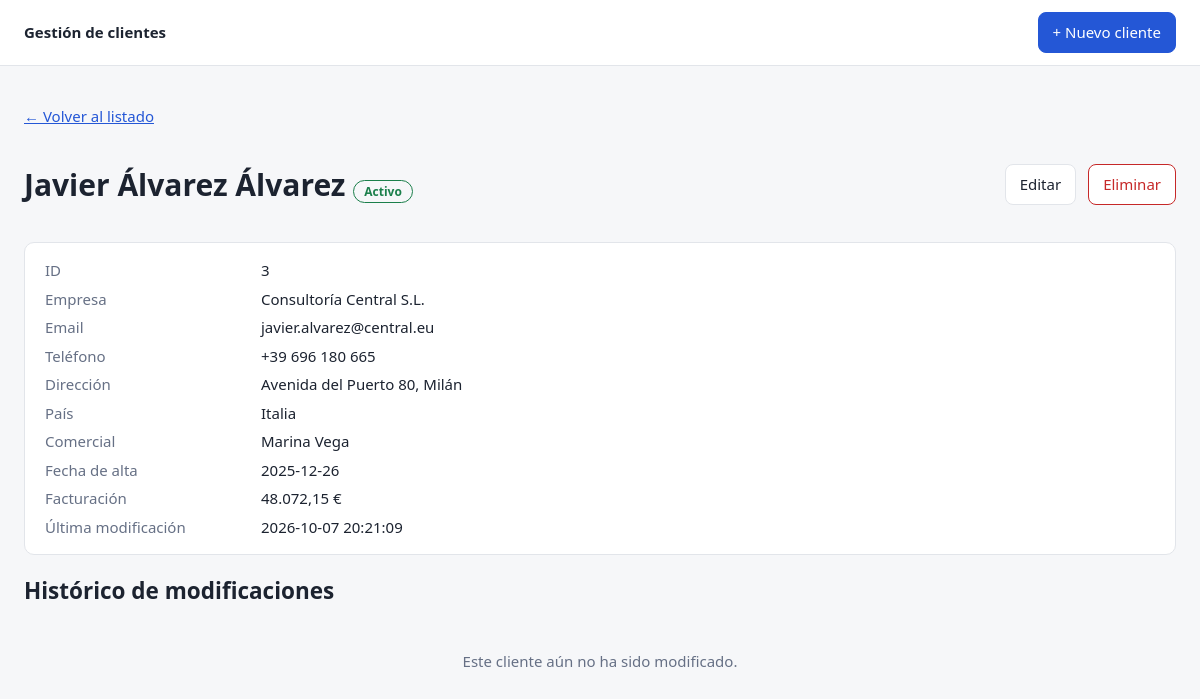
Screenshot of /clientes/3 with the database file from the repository.
### tables this page shows
CREATE TABLE clientes (
    id                  INTEGER PRIMARY KEY AUTOINCREMENT,
    nombre              TEXT NOT NULL,
    apellidos           TEXT NOT NULL,
    empresa             TEXT NOT NULL,
    email               TEXT NOT NULL,
    telefono            TEXT NOT NULL,
    estado              TEXT NOT NULL CHECK (estado IN ('Activo', 'Inactivo')),
    direccion           TEXT NOT NULL,
    pais                TEXT NOT NULL,
    comercial           TEXT NOT NULL,
    fecha_alta          TEXT NOT NULL,
    facturacion         REAL NOT NULL CHECK (facturacion >= 0),
    fecha_modificacion  TEXT NOT NULL
);

### app.py (the view)
    @app.route("/clientes/<int:cliente_id>")
    def detalle(cliente_id):
        cliente = db.obtener(cliente_id) or abort(404)
        return render_template("detalle.html", c=cliente, historial=db.historial(cliente_id))

### db.py (called while the page is built)
def get_db():
    if "db" not in g:
        g.db = sqlite3.connect(current_app.config["DATABASE"])
        g.db.row_factory = sqlite3.Row
        g.db.execute("PRAGMA foreign_keys = ON")
    return g.db

def obtener(cliente_id):
    fila = get_db().execute("SELECT * FROM clientes WHERE id = ?", (cliente_id,)).fetchone()
    return dict(fila) if fila else None

def historial(cliente_id):
    filas = get_db().execute(
        "SELECT * FROM historial WHERE cliente_id = ? ORDER BY id DESC", (cliente_id,)
    ).fetchall()
    return [dict(f) for f in filas]

### templates/detalle.html (shortened to what this page needs)
{% extends "base.html" %}
{% block contenido %}
<p><a href="{{ url_for('lista') }}">← Volver al listado</a></p>
<div class="cabecera">
  <h1>{{ c.nombre }} {{ c.apellidos }} <span class="chip {{ c.estado|lower }}">{{ c.estado }}</span></h1>
  <div class="acciones">
    <a class="btn" href="{{ url_for('editar', cliente_id=c.id) }}">Editar</a>
    <form method="post" action="{{ url_for('eliminar', cliente_id=c.id) }}"
          onsubmit="return confirm('¿Eliminar este cliente? Esta acción no se puede deshacer.')">
      <button class="btn peligro" type="submit">Eliminar</button>
    </form>
  </div>
</div>
<dl class="ficha">
  <dt>ID</dt><dd>{{ c.id }}</dd>
  <dt>Empresa</dt><dd>{{ c.empresa }}</dd>
  <dt>Email</dt><dd>{{ c.email }}</dd>
  <dt>Teléfono</dt><dd>{{ c.telefono }}</dd>
  <dt>Dirección</dt><dd>{{ c.direccion }}</dd>
  <dt>País</dt><dd>{{ c.pais }}</dd>
  <dt>Comercial</dt><dd>{{ c.comercial }}</dd>
  <dt>Fecha de alta</dt><dd>{{ c.fecha_alta }}</dd>
  <dt>Facturación</dt><dd>{{ '{:,.2f}'.format(c.facturacion).replace(',', 'X').replace('.', ',').replace('X', '.') }} €</dd>
  <dt>Última modificación</dt><dd>{{ c.fecha_modificacion }}</dd>
</dl>
<h2>Histórico de modificaciones</h2>
{% if historial %}
<div class="tabla-wrap">
<table>
  <thead><tr><th>Fecha y hora</th><th>Campo</th><th>Valor anterior</th><th>Valor nuevo</th></tr></thead>
  <tbody>
  {% for h in historial %}
    <tr><td>{{ h.fecha }}</td><td>{{ h.campo }}</td><td>{{ h.valor_anterior }}</td><td>{{ h.valor_nuevo }}</td></tr>
  {% endfor %}
  </tbody>
</table>
</div>
{% else %}
  <p class="vacio">Este cliente aún no ha sido modificado.</p>
{% endif %}
{% endblock %}

### static/style.css (style rules this page uses)
:root { --bg:#f6f7f9; --card:#fff; --txt:#1c2330; --suave:#667085; --borde:#e2e5ea; --prim:#2457d6; --rojo:#c62828; --verde:#1b7f4b; }
* { box-sizing: border-box; }
body { margin:0; font:15px/1.5 system-ui, sans-serif; background:var(--bg); color:var(--txt); }
a { color:var(--prim); }
.btn { display:inline-block; padding:8px 14px; border:1px solid var(--borde); border-radius:8px; background:var(--card); color:var(--txt); text-decoration:none; cursor:pointer; font:inherit; }
.btn.peligro { color:var(--rojo); border-color:var(--rojo); }
.acciones { display:flex; gap:12px; align-items:center; }
.acciones form { margin:0; }
.chip { padding:2px 10px; border-radius:99px; font-size:12px; border:1px solid; }
.chip.activo { color:var(--verde); }
.vacio { color:var(--suave); padding:24px; text-align:center; }
.cabecera { display:flex; justify-content:space-between; align-items:center; flex-wrap:wrap; gap:12px; }
.ficha { display:grid; grid-template-columns:200px 1fr; gap:6px 16px; background:var(--card); border:1px solid var(--borde); border-radius:10px; padding:16px 20px; }
.ficha dt { color:var(--suave); }
.ficha dd { margin:0; }

### rows the page displays
clientes: nombre "Javier", apellidos "Álvarez Álvarez", estado "Activo", id "3", empresa "Consultoría Central S.L.", email "javier.alvarez@central.eu", telefono "+39 696 180 665", direccion "Avenida del Puerto 80, Milán", pais "Italia", comercial "Marina Vega", fecha_alta "2025-12-26", facturacion "48.072,15", fecha_modificacion "2026-10-07 20:21:09"
